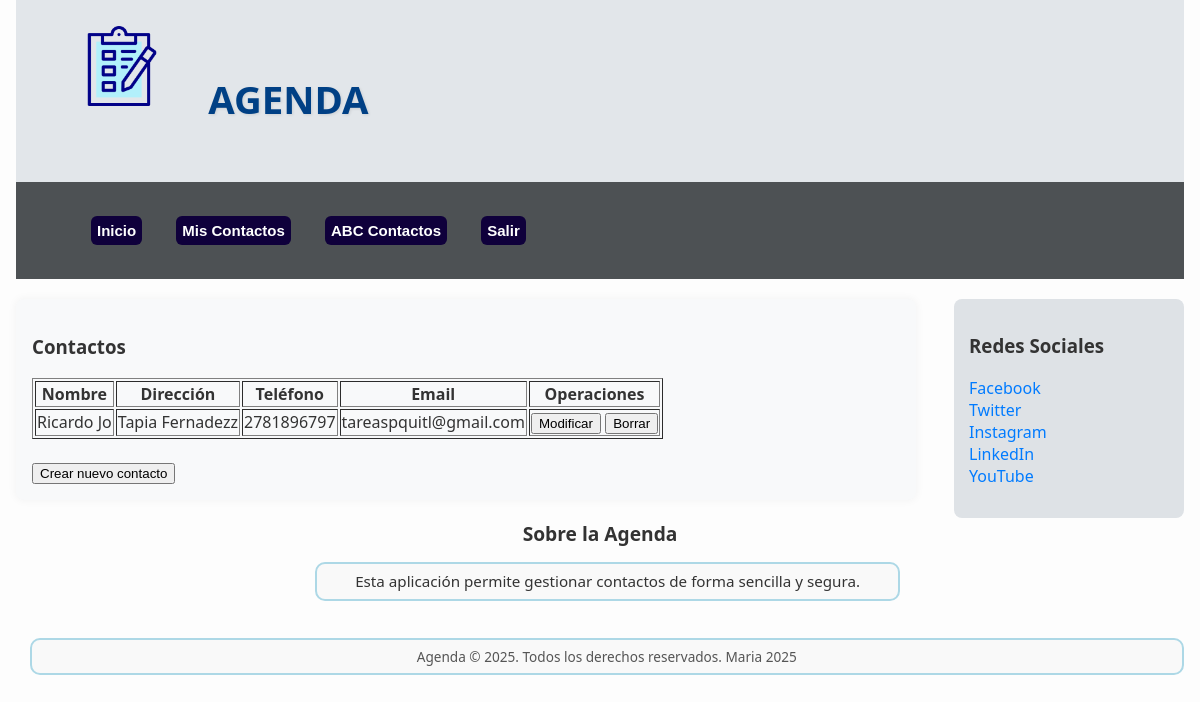
The page /tabcontactos.php (signed in) on the database its author committed.
### tables this page shows
CREATE TABLE `contactos` (
  `id` int(11) NOT NULL,
  `nombre` varchar(40) NOT NULL,
  `direccion` varchar(40) NOT NULL,
  `telefono` varchar(40) NOT NULL,
  `email` varchar(40) NOT NULL,
  `idUsuarioP` varchar(11) NOT NULL
);

### modelo/Contacto.php (called while the page is built, shortened)
<?php
include_once("AccesoDatos.php");
class Contacto {
	private $id = 0;
	private $nombre = "";
	private $direccion = "";
	private $telefono = "";
	private $email = "";
	public function getId() {
		return $this->id;
	}
	public function getNombre() {
		return $this->nombre;
	}
	public function getDireccion() {
		return $this->direccion;
	}
	public function getTelefono() {
		return $this->telefono;
	}
	public function getEmail() {
		return $this->email;
	}
	public function buscarTodos($idUsuario = null) {
		$arrContactos = [];
		$oAD = new AccesoDatos();
		if ($oAD->conectar()) {
			try {
				$sql = "SELECT id, nombre, direccion, telefono, email, idUsuarioP FROM contactos";
				if ($idUsuario !== null) {
					$sql .= " WHERE idUsuarioP = " . intval($idUsuario);
				}
				$arrRS = $oAD->ejecutarConsulta($sql);
				if ($arrRS != null) {
					foreach ($arrRS as $fila) {
						$contacto = new Contacto();
						$contacto->id = $fila[0];
						$contacto->nombre = $fila[1];
						$contacto->direccion = $fila[2];
						$contacto->telefono = $fila[3];
						$contacto->email = $fila[4];
						$contacto->idu = $fila[5];
						$arrContactos[] = $contacto;
					}
				}
			} catch (Exception $e) {
				throw $e;
			}
		}
		return $arrContactos;
	}
}
?>

### modelo/AccesoDatos.php (called while the page is built, shortened)
<?php
class AccesoDatos {
	private $oConexion = null;
	function conectar() {
		$bRet = false;
		try {
			$this->oConexion = new PDO(
				"mysql:host=localhost;dbname=agendac", "root", "", array(PDO::MYSQL_ATTR_INIT_COMMAND => "SET NAMES 'UTF8'")
			);
			$bRet = true;
		} catch (Exception $e) {
			die("Error de conexión: " . $e->getMessage());
			throw $e;
		}
		return $bRet;
	}
	function desconectar() {
		$bRet = true;
		if ($this->oConexion != null) {
			$this->oConexion = null;
		}
		return $bRet;
	}
	function ejecutarConsulta($psConsulta) {
		$arrRS = null;
		$rst = null;
		$i = 0;
		$j = 0;
		try {
			$rst = $this->oConexion->query($psConsulta);
		} catch (Exception $e) {
			throw $e;
		}
		if ($rst) {
			foreach ($rst as $oLinea) {
				foreach ($oLinea as $llave => $sValCol) {
					if (is_string($llave)) {
						$arrRS[$i][$j] = $sValCol;
						$j++;
					}
				}
				$j = 0;
				$i++;
			}
		}
		return $arrRS;
	}
}
?>

### tabcontactos.php (the view, shortened to what this page needs)
<?php
include_once("modelo/Contacto.php");
$sErr = "";
$arrContactos = null;
$oContacto = new Contacto();
if (isset($_SESSION["usuario"])) {
    $idUsuario = $_SESSION["usuario"];
    $arrContactos = $oContacto->buscarTodos($idUsuario);
} else {
    $sErr = "Debe iniciar sesión";
}
if ($sErr == "") {
    include_once("menu.php");
} else {
    header("Location: error.php?sError=" . urlencode($sErr));
    exit();
}
?>
<section>
    <h3>Contactos</h3>
    <form name="formTablaGral" method="post" action="abcContacto.php">
        <table border="1">
            <tr>
                <th>Nombre</th>
                <th>Dirección</th>
                <th>Teléfono</th>
                <th>Email</th>
                <th>Operaciones</th>
            </tr>
            <?php
            if (!empty($arrContactos)) {
                foreach ($arrContactos as $contacto) {
                    ?>
                    <tr>
                        <td><?php echo $contacto->getNombre(); ?></td>
                        <td><?php echo $contacto->getDireccion(); ?></td>
                        <td><?php echo $contacto->getTelefono(); ?></td>
                        <td><?php echo $contacto->getEmail(); ?></td>
                        <td>
                            <button type="submit" onclick="document.formTablaGral.txtClave.value=<?php echo $contacto->getId(); ?>; document.formTablaGral.txtOpe.value='m';">Modificar</button>
                            <button type="button" onclick="confirmarEliminacion(<?php echo $contacto->getId(); ?>)">Borrar</button>
                        </td>
                    </tr>
                    <?php
                }
            } else {
                echo '<tr><td colspan="5">No hay contactos registrados</td></tr>';
            }
            ?>
        </table>
        <br>
        <input type="submit" value="Crear nuevo contacto" onclick="txtClave.value='-1'; txtOpe.value='a'">
    </form>
</section>

### css/estilo.css (style rules this page uses)
a:link { color: #007BFF; text-decoration: none; transition: color 0.3s ease; }
p { margin-left: 1em; margin-bottom: 0.5em; padding: 0.5em; border: 2px solid #add8e6; border-radius: 10px; background-color: #f9f9f9; transition: all 0.3s ease; }
body { font-family: 'Segoe UI', Tahoma, Geneva, Verdana, sans-serif; color: #333; background-color: #fdfdfd; margin: 0; padding: 0 1em; }
img, video, canvas { max-width: 100%; height: auto; }
header { padding: 1em; color: #004085; font-weight: bold; font-size: 1.6em; background-color: #e2e6ea; text-transform: uppercase; text-shadow: 1px 1px 3px rgba(0, 0, 0, 0.1); }
figure.logo { display: inline; }
img.logo { width: 80px; height: 80px; }
aside { float: right; width: 200px; margin: 20px 0; padding: 15px; background: #dee2e6; border-radius: 8px; }
section { float: left; width: calc(100% - 300px); margin: 20px 20px 20px 0; padding: 1em; background-color: #f8f9fa; border-radius: 8px; box-shadow: 0 0 10px rgba(0, 0, 0, 0.05); }
footer .contenedor { padding: 1em; text-align: center; }
footer .nosotros { max-width: 600px; margin: 0 auto; }
footer .nosotros h2 { font-size: 1.2em; margin-bottom: 0.5em; }
footer .nosotros p { font-size: 0.95em; color: #333; }
footer p.copyright { text-align: center; margin-top: 1em; font-size: 0.85em; color: #555; }
#titPral { display: inline-block; vertical-align: middle; }

### rows shown on the page
contactos: nombre "Ricardo Jo", direccion "Tapia Fernadezz", telefono "2781896797", email "tareaspquitl@gmail.com", $contacto->getId() 2 (drawn)
